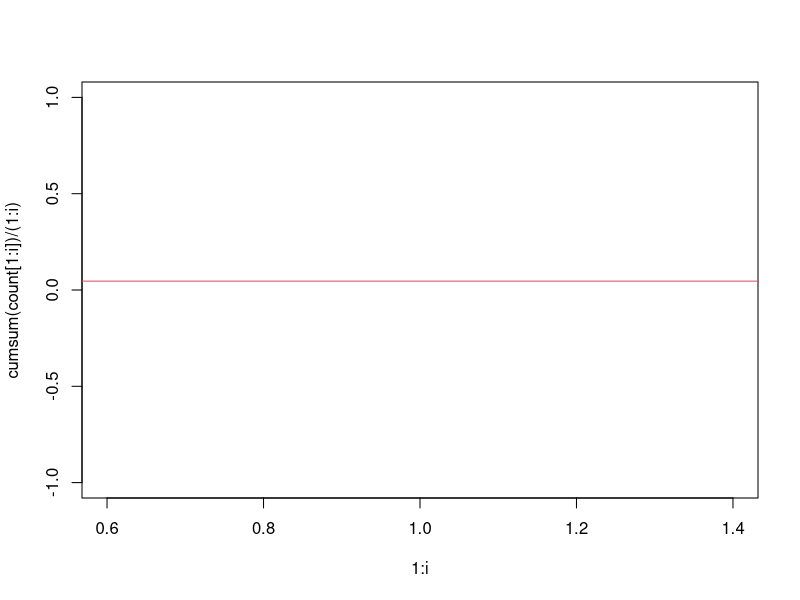
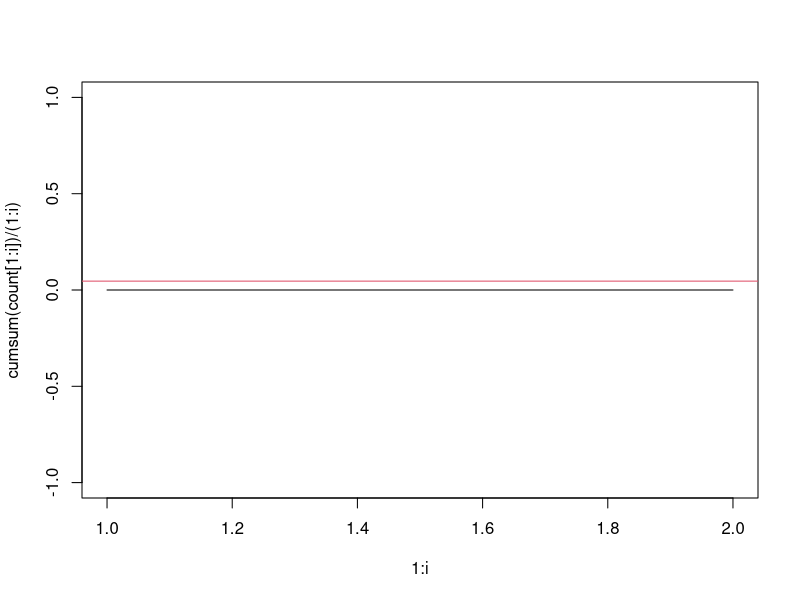
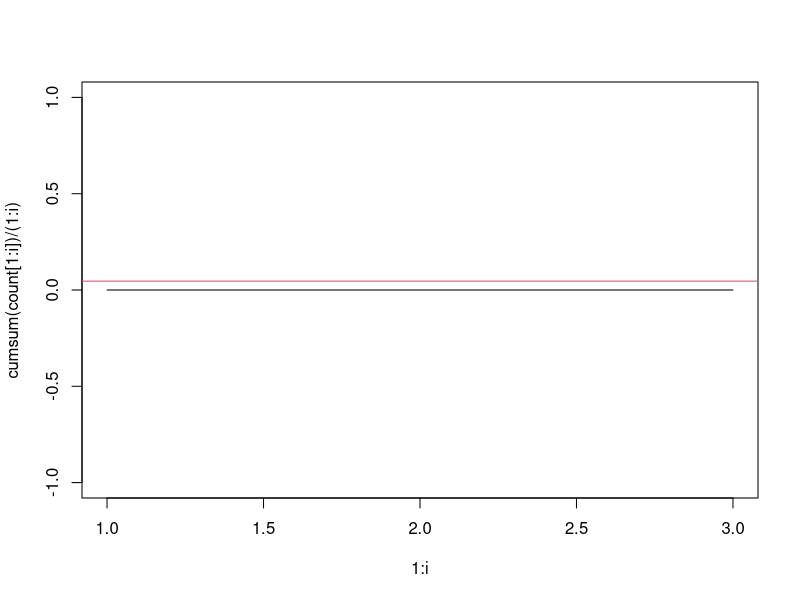
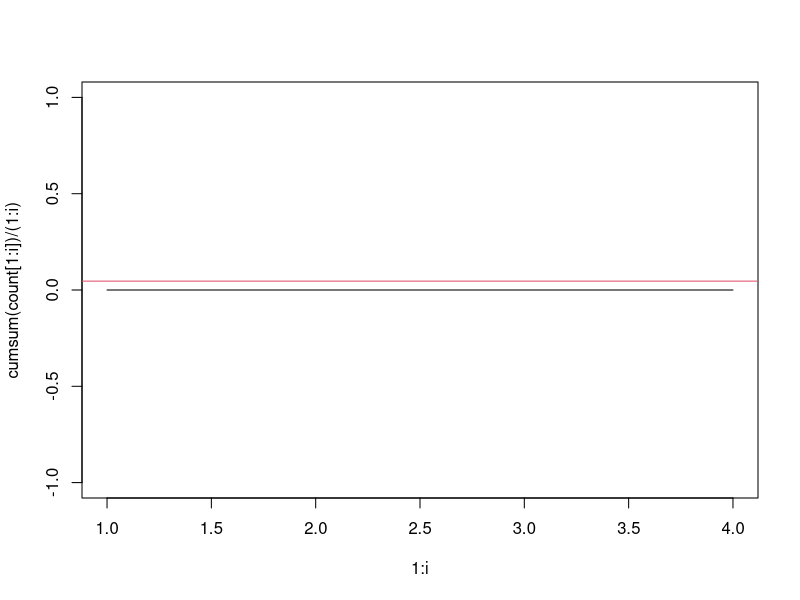
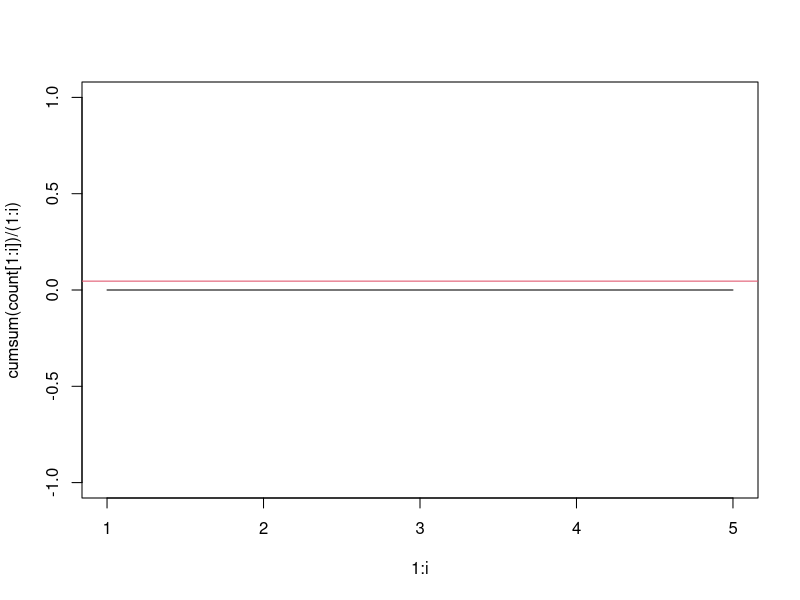
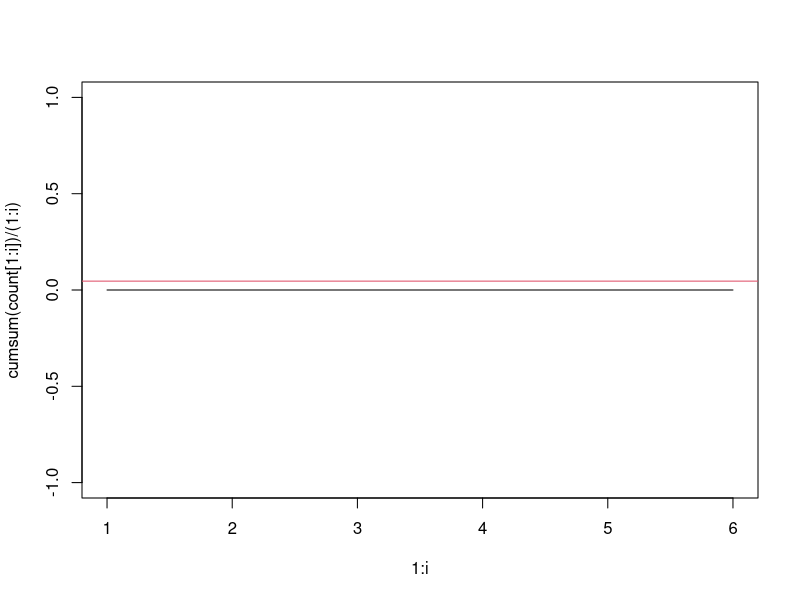
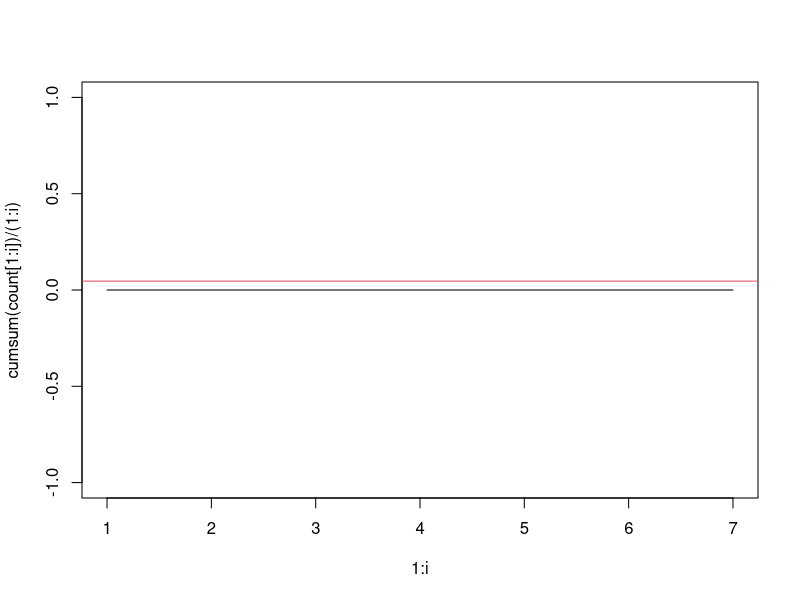
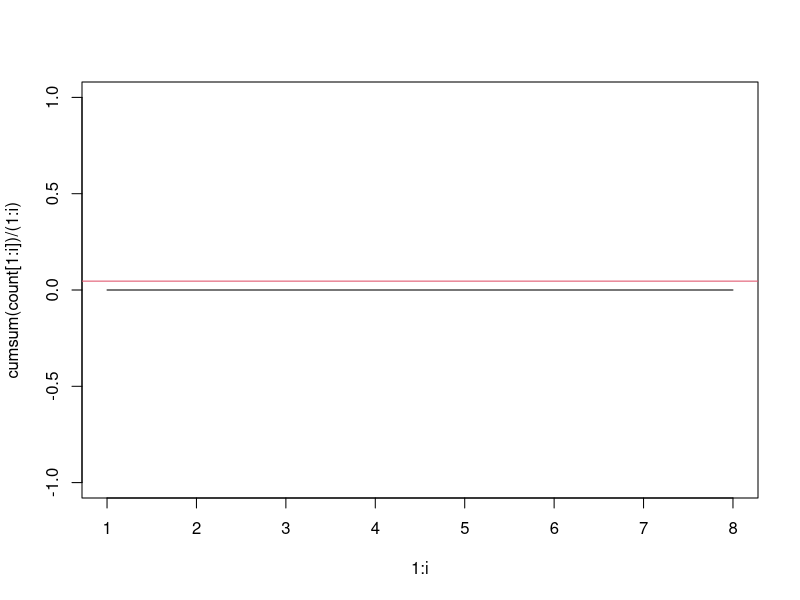

Reproduce these figures in R, in order. (Note: a time limit stopped this script after it produced the figures.)

a=2.639
b=2.655

c(a+0.5*(b-a),(b-a)/2)



### Yatzy

n=10^5

throw=function(tt)
	{
	this.max=which.max(tt)
	this.number=as.numeric(names(tt)[this.max])
	many.numbers=tt[this.max]
	samp=sample(1:6,5-many.numbers,replace=TRUE)
	samp.new=c(samp,rep(this.number,many.numbers))
	return(table(samp.new))
	}

count=rep(0,n)
for (i in 1:n)
	{
	one=sample(1:6,5,replace=TRUE)
	tt.one=table(one)
	if (length(tt.one)==1)
		{
		count[i]=1
		}
	else	{
		tt.two=throw(tt.one)
		if (length(tt.two)==1)
			{
			count[i]=1
			}
		else	{
			tt.three=throw(tt.two)
			if (length(tt.three)==1)
				{
				count[i]=1
				}
			}
		}
	plot(1:i,cumsum(count[1:i])/(1:i),type='l')
	lines(c(-10,10^7),c(0.046,0.046),col=2)
#	print(c(i,count,count/i))
	}


#> sum(count)/n
#[1] 0.04472

# It is actually 0.06 according to Wikipedia.
